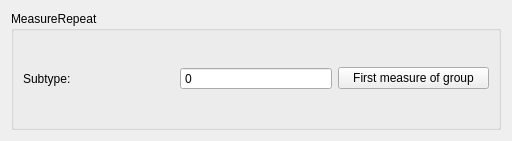
<?xml version="1.0" encoding="UTF-8"?>
<ui version="4.0">
 <class>MeasureRepeat</class>
 <widget class="QWidget" name="MeasureRepeat">
  <property name="geometry">
   <rect>
    <x>0</x>
    <y>0</y>
    <width>512</width>
    <height>141</height>
   </rect>
  </property>
  <property name="windowTitle">
   <string notr="true"/>
  </property>
  <layout class="QVBoxLayout">
   <item>
    <widget class="QGroupBox" name="groupBox">
     <property name="toolTip">
      <string notr="true"/>
     </property>
     <property name="title">
      <string notr="true">MeasureRepeat</string>
     </property>
     <property name="flat">
      <bool>false</bool>
     </property>
     <layout class="QGridLayout" name="gridLayout">
      <item row="1" column="1">
       <widget class="QLabel" name="label">
        <property name="text">
         <string notr="true">Subtype:</string>
        </property>
       </widget>
      </item>
      <item row="1" column="2">
       <widget class="QSpinBox" name="subtype">
        <property name="readOnly">
         <bool>true</bool>
        </property>
        <property name="buttonSymbols">
         <enum>QAbstractSpinBox::NoButtons</enum>
        </property>
       </widget>
      </item>
      <item row="1" column="3">
       <widget class="QPushButton" name="firstOfGroup">
        <property name="text">
         <string notr="true">First measure of group</string>
        </property>
       </widget>
      </item>
     </layout>
    </widget>
   </item>
  </layout>
 </widget>
 <resources/>
 <connections/>
</ui>
